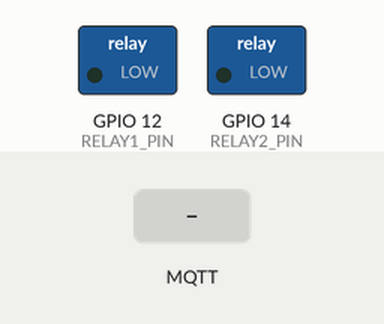
A sketch run on a simulated ESP8266 (NodeMCU). Shown: switched loads named in the sketch (green lamp = pin HIGH). The inputs (shaded band) are chosen by the test bench. WiFi joins after 1.5 s; servers stay silent unless stated; no MQTT or app messages arrive unless stated; what the sketch prints to the serial monitor is not drawn.

Above: at 2.7 s.
2.8 s: MQTT message "1" arrives on the first subscribed topic
At 3.3 s:
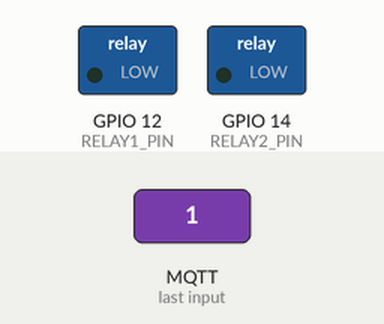
4.4 s: MQTT message "2" arrives on the first subscribed topic
At 5.7 s:
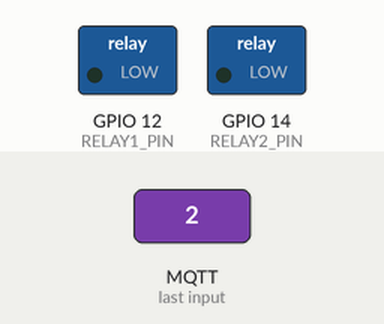
Timing chart, 0 to 7.4 s (numbered marks = the images above; inputs shaded):
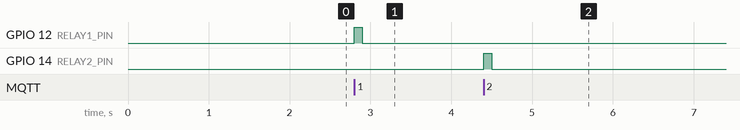

Measured:
- after the input at 2.8 s, GPIO 12 (RELAY1_PIN): LOW → HIGH at once, → LOW 0.10 s later
- after the input at 4.4 s, GPIO 14 (RELAY2_PIN): LOW → HIGH at once, → LOW 0.10 s later

The sketch:

claster1.ino
```cpp
#include <ESP8266WiFi.h>
#include <PubSubClient.h>

/*— Wi-Fi —*/
const char* ssid     = "MSI_GF65";
const char* password = "Dinethrad";

/*— HiveMQ Cloud —*/
const char* broker   = "0ef19ee9ef2a43f6b79d88f3fff74b2d.s1.eu.hivemq.cloud";
const uint16_t port  = 8883;
const char* mqttUser = "test1";
const char* mqttPass = "Test@123";

#define RELAY1_PIN 12
#define RELAY2_PIN 14

WiFiClientSecure secureClient;
PubSubClient     mqtt(secureClient);

String mac;
String topicRoot;     // e.g. "a4e57c1187f1"
String topicFilter;   // e.g. "a4e57c1187f1/+"

void pulse(uint8_t pin) {
  digitalWrite(pin, HIGH);
  delay(100);
  digitalWrite(pin, LOW);
}

void mqttCallback(char* topic, byte* payload, unsigned int len) {
  // topic = "<mac>/<deviceId>"
  String t = String(topic);
  int slash = t.indexOf('/');
  String deviceId = t.substring(slash+1);

  // payload = "1" or "2"
  String cmd;
  for (unsigned i = 0; i < len; i++) cmd += char(payload[i]);

  Serial.printf("Got from device %s → relay %s\n", deviceId.c_str(), cmd.c_str());

  if (cmd == "1")      pulse(RELAY1_PIN);
  else if (cmd == "2") pulse(RELAY2_PIN);
}

void connectWiFi() {
  WiFi.begin(ssid, password);
  while (WiFi.status() != WL_CONNECTED) delay(500);
}

void connectMQTT() {
  while (!mqtt.connected()) {
    String clientId = "esp8266-" + mac;
    secureClient.setInsecure();
    mqtt.setServer(broker, port);
    mqtt.setCallback(mqttCallback);
    if (mqtt.connect(clientId.c_str(), mqttUser, mqttPass)) {
      mqtt.subscribe(topicFilter.c_str());
      Serial.printf("Subscribed to %s\n", topicFilter.c_str());
    } else {
      delay(5000);
    }
  }
}

void setup() {
  Serial.begin(115200);
  pinMode(RELAY1_PIN, OUTPUT);
  pinMode(RELAY2_PIN, OUTPUT);

  connectWiFi();

  mac = WiFi.macAddress();
  mac.replace(":", "");
  mac.toLowerCase();
  topicRoot   = mac;
  topicFilter = mac + "/+";

  connectMQTT();
}

void loop() {
  if (!mqtt.connected()) connectMQTT();
  mqtt.loop();
}
```
